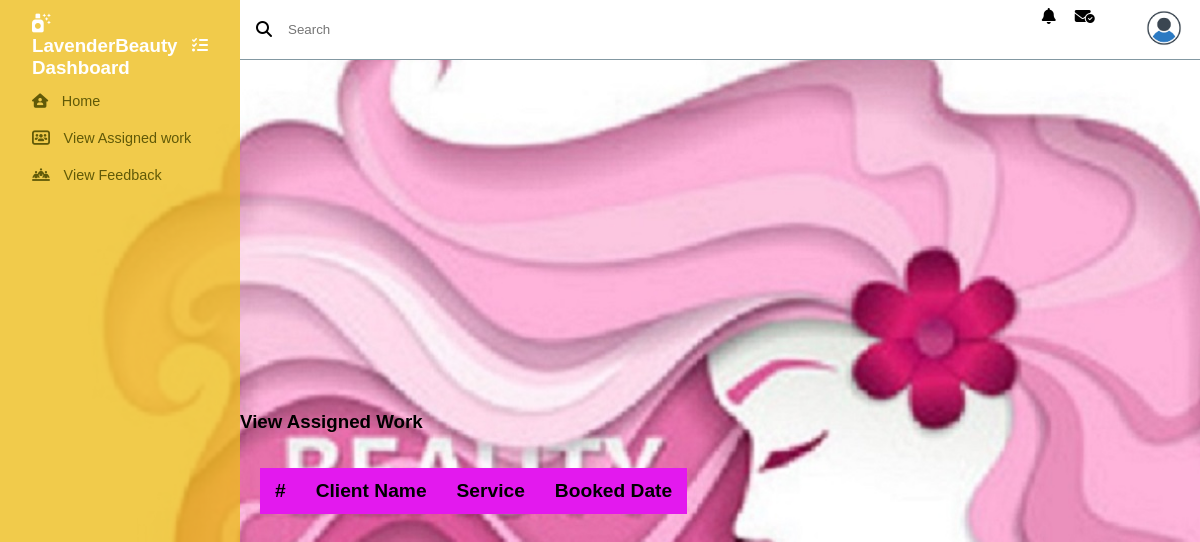
Before: /shopboutique/Viewassigned/ (signed in) with the older database file.
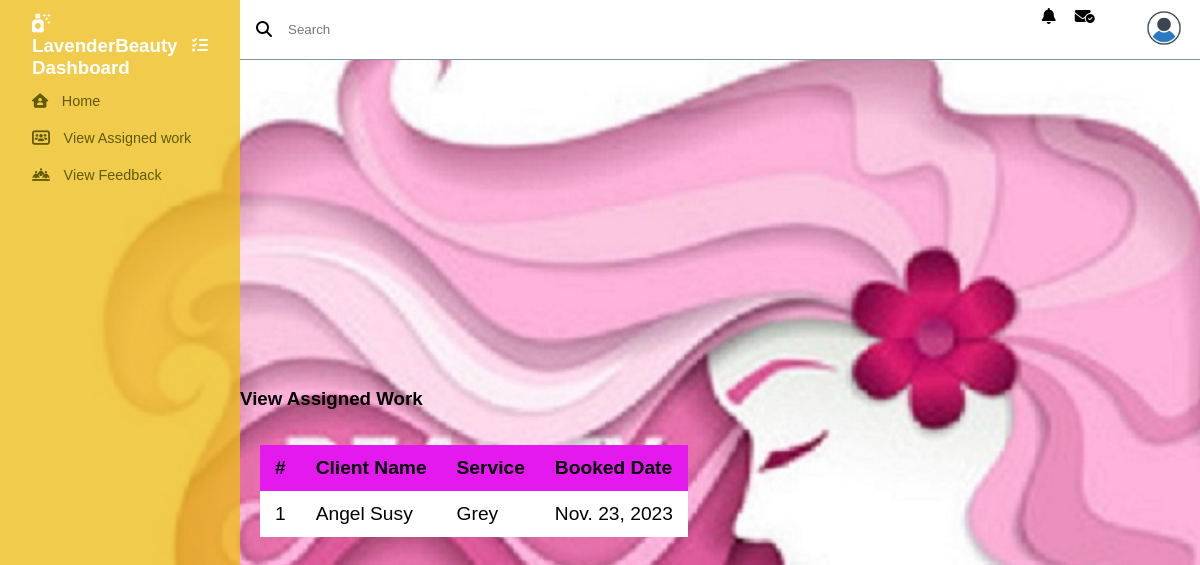
After: the same page with the newer database file.
### Admin/models.py (models this page shows)
class tbl_assignstaff(models.Model):
    staff=models.ForeignKey(tbl_staffreg,on_delete=models.CASCADE)
    booking=models.ForeignKey('Userboutique.tbl_bookingservice',on_delete=models.CASCADE)
    assign_status=models.IntegerField(default='0')

class tbl_addservices(models.Model):
    servicesdetail=models.CharField(max_length=40)
    rate=models.CharField(max_length=35)
    image=models.FileField(upload_to="Hairstylepic/")
    servicestypes=models.ForeignKey(tbl_typesofservices,on_delete=models.CASCADE)

### Userboutique/models.py (models this page shows)
class tbl_bookingservice(models.Model):
    booking_status=models.CharField(max_length=1,default='0')
    booking_date=models.DateField(auto_now_add=True,null=True)
    booked_date=models.DateField(null=True)
    user=models.ForeignKey(tbl_user,on_delete=models.CASCADE)
    services=models.ForeignKey(tbl_addservices,on_delete=models.CASCADE,null=True)

### Guest/models.py (models this page shows)
class tbl_user(models.Model):
    name=models.CharField(max_length=40)
    username=models.CharField(max_length=40)
    phone=models.CharField(max_length=35)
    email=models.CharField(max_length=40)
    gender=models.CharField(max_length=25)
    password=models.CharField(max_length=35)
    image=models.FileField(upload_to="Userpic/")

### Shop/views.py (the view)
# urls.py: path('Viewassigned/',views.viewassigned,name="viewassigned"),
def viewassigned(request):
    if 'sid' in request.session:
        booking=tbl_bookingservice.objects.all()
        assigndata=tbl_assignstaff.objects.filter(assign_status=1)
        return render(request,'Shop/Viewassigned.html',{'assignstaff':assigndata})
    else:
        return redirect('webguest:login')

### Shop/Templates/Shop/Viewassigned.html (shortened to what this page needs)
{% extends 'Shop/Header.html' %}
{% load static %}
{% block content%}
<!DOCTYPE html>
<html lang="en">
<head>
</head>
<body>
    <h3>View Assigned Work</h3>
    <table class="content-table">
        <tr>
            <th>#</th>
            <th>Client Name</th>
            <th>Service</th>
            <th>Booked Date</th>
        </tr>
        {% for l in assignstaff %}
        <tr>
            <td>{{forloop.counter}}</td>
            <td>{{l.booking.user.name}}</td>
            <td>{{l.booking.services.servicesdetail}}</td>
            <td>{{l.booking.booked_date}}</td>
        </tr>
        {% endfor %}
    </table>
</body>
</html>
{% endblock content %}

Changed rows visible on the page:
added tbl_assignstaff: booking.user.name "Angel Susy", booking.services.servicesdetail "Grey", booking.booked_date "Nov. 23, 2023"
